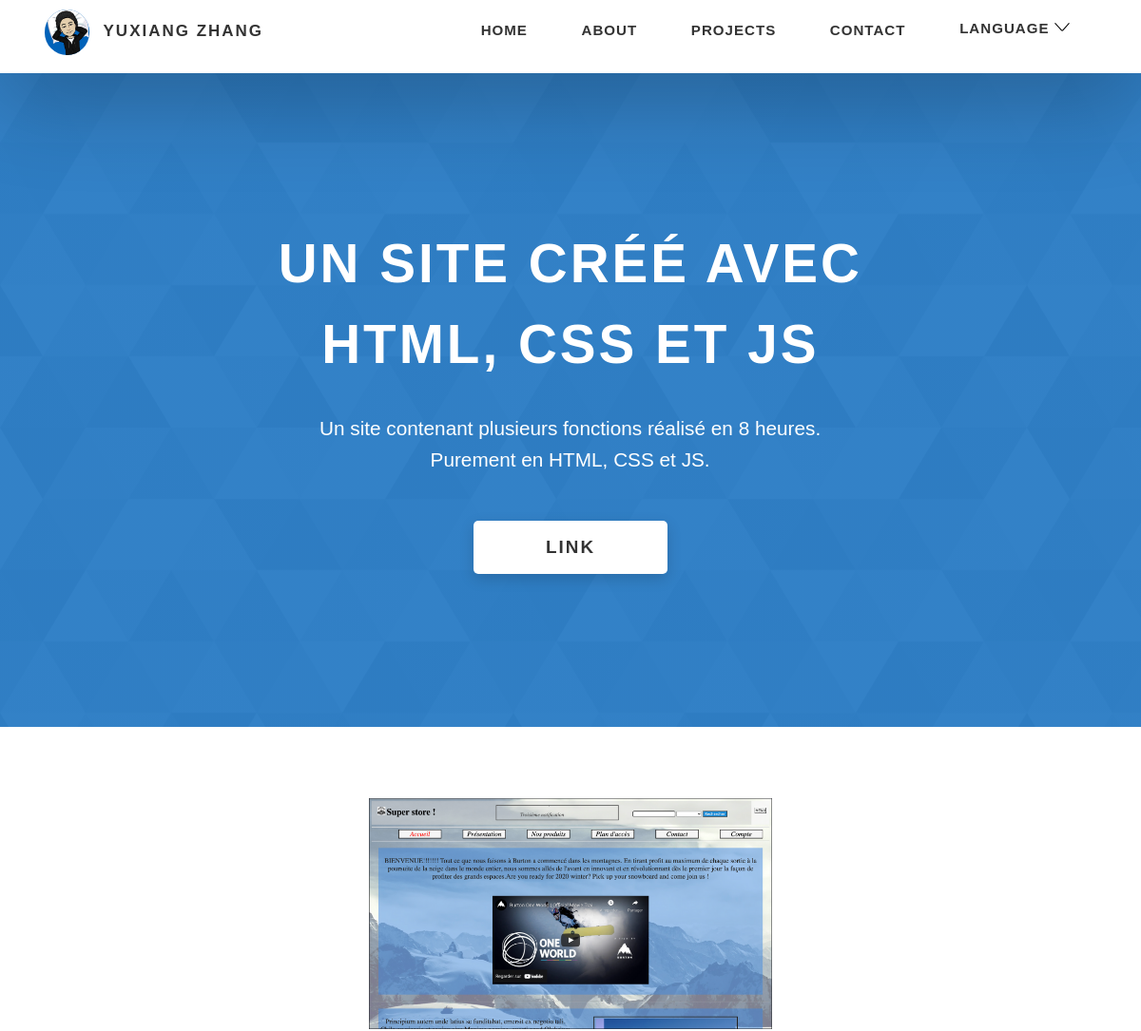
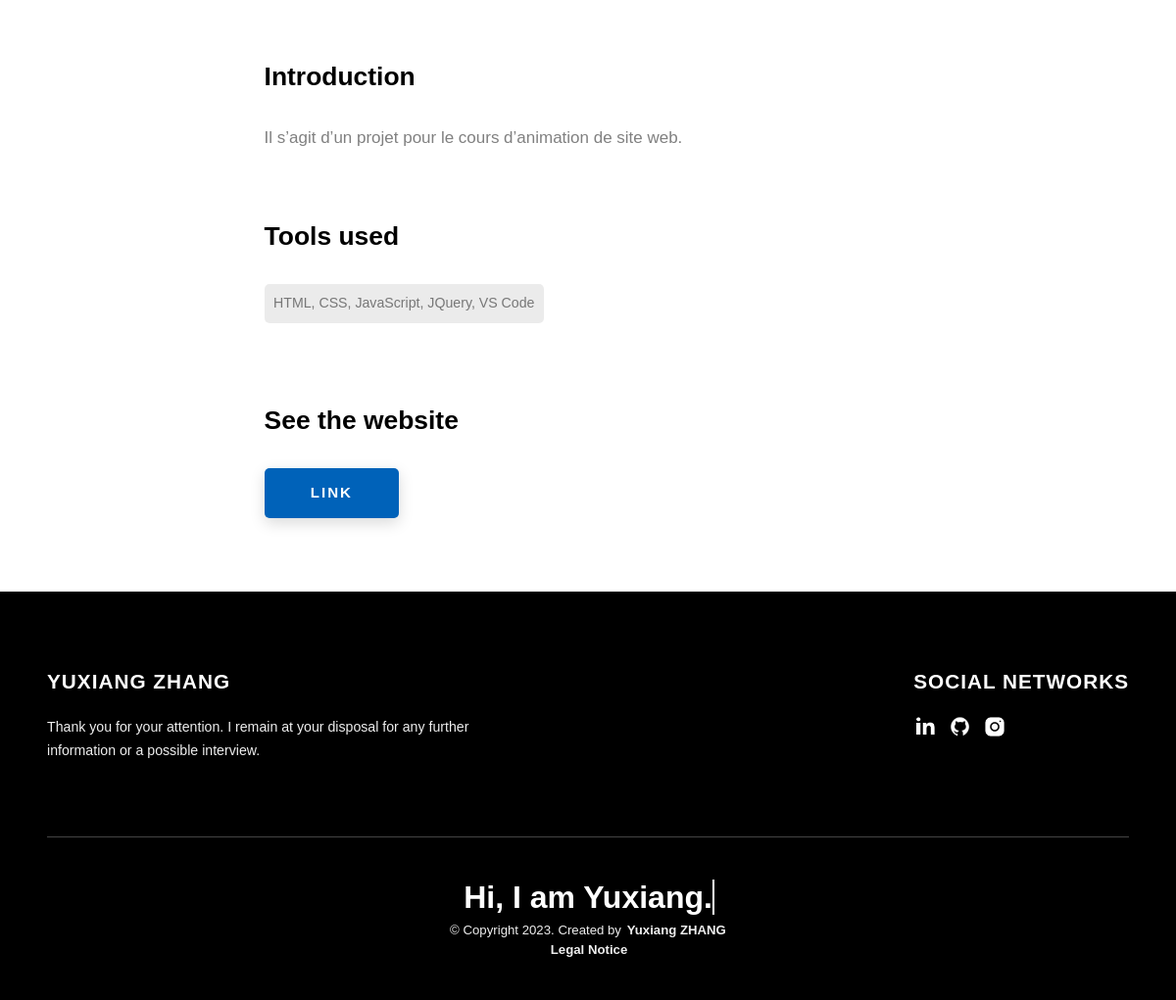
The page /?page=project-detail&projectInitial=snow&lang=en on the database its author committed (2 pictures, top to bottom).
### tables this page shows
CREATE TABLE `project` (
  `id` int(255) NOT NULL,
  `initial` varchar(100) NOT NULL,
  `titre` varchar(255) NOT NULL,
  `sousTitre` varchar(255) NOT NULL,
  `shortDesc` text NOT NULL,
  `lien` varchar(255) NOT NULL,
  `description` text NOT NULL,
  `tool` text NOT NULL,
  `img` varchar(255) NOT NULL
);

### project-detail.php (the view, shortened to what this page needs)
<?php
$projectInitial = $_GET['projectInitial'];
$conn = new mysqli($servername, $username, $password, $dbname);
$conn->set_charset('utf8');
$sql = "SELECT titre, sousTitre, img, shortDesc, description, lien, tool FROM project WHERE initial = '{$projectInitial}'";
$result = $conn->query($sql);
if ($result->num_rows > 0) {
    $titre='';
    $img='';
    $shortDesc='';
    $description='';
    $lien='';
    $tool='';
    while($row2=$result->fetch_array(MYSQLI_ASSOC)){
        $titre=$row2['titre'];
        $img=$row2['img'];
        $shortDesc=$row2['shortDesc'];
        $description=$row2['description'];
        $lien=$row2['lien'];
        $tool=$row2['tool'];
    }
} else {
    echo "0 results";
}
echo '
    <section class="project-cs-hero">
    <div class="project-cs-hero__content">
        <h1 class="heading-primary" data-aos="zoom-in" data-aos-duration="1000">'.$titre.'</h1>
        <div class="project-cs-hero__info" data-aos="zoom-in" data-aos-duration="1000">
            <p class="text-primary">
                '.$shortDesc.'
            </p>
        </div>
        <div class="project-cs-hero__cta">
            <a href="'.$lien.'" class="btn btn--bg" target="_blank">'.PAGE_PROJECT_1_BTN.'</a>
        </div>
    </div>
</section>
<section class="project-details">
    <div class="main-container">
        <div class="project-details__content">
            <div class="project-details__showcase-img-cont" data-aos="fade-up" data-aos-offset="100">
                <img
                    src="./'.$img.'"
                    alt="Project Image"
                    class="project-details__showcase-img"
                />
            </div>
            <div class="project-details__content-main">
                <div class="project-details__desc" data-aos="fade-up" data-aos-offset="100">
                    <h3 class="project-details__content-title">'.PAGE_PROJECT_PRESENTATION_TITRE.'</h3>
                    <p class="project-details__desc-para" data-aos="fade-up" data-aos-offset="100">
                        '.$description.'
                    </p>
                </div>
                <div class="project-details__tools-used" data-aos="fade-up" data-aos-offset="100">
                    <h3 class="project-details__content-title">'.PAGE_PROJECT_TOOL.'</h3>
                    <div class="skills">
                        <div class="skills__skill">'.$tool.'</div>
                    </div>
                </div>
                <div class="project-details__links">
                    <h3 class="project-details__content-title">'.PAGE_PROJECT_1_VIEW.'</h3>
                    <a
                        href="'.$lien.'"
                        class="btn btn--med btn--theme project-details__links-btn"
                        target="_blank"
                    >'.PAGE_PROJECT_1_BTN.'</a
                    >
                </div>
            </div>
        </div>
    </div>
</section>
'
?>

### css/style.css (style rules this page uses)
*, *::after, *::before { margin: 0; padding: 0; box-sizing: inherit; font-family: inherit; }
html { font-size: 62.5%; scroll-behavior: smooth; }
@media only screen and (max-width: 75em) { html { font-size: 59%; } }
body { box-sizing: border-box; position: relative; line-height: 1.5; font-family: sans-serif; overflow-x: hidden; overflow-y: scroll; font-family: 'Source Sans Pro', sans-serif; }
a { text-decoration: none; color: inherit; }
.heading-primary { font-size: 6rem; text-transform: uppercase; letter-spacing: 3px; text-align: center; }
.main-container { max-width: 120rem; margin: auto; width: 92%; }
.btn { background: #fff; color: #333; text-transform: uppercase; letter-spacing: 2px; display: inline-block; font-weight: 700; border-radius: 5px; box-shadow: 0 5px 15px 0 rgba(0, 0, 0, 0.15); transition: transform .3s; }
.btn--bg { padding: 1.5rem 8rem; font-size: 2rem; }
.btn--med { padding: 1.5rem 5rem; font-size: 1.6rem; margin-top: 1rem; }
.btn--theme { background: #0062b9; color: #fff; }
.text-primary { color: #fff; font-size: 2.2rem; text-align: center; width: 100%; line-height: 1.6; }
.project-cs-hero { color: #fff; background: linear-gradient(to right, rgba(0, 98, 185, 0.8), rgba(0, 98, 185, 0.8)), url(../../assets/svg/common-bg.svg); background: -moz-linear-gradient(left, rgba(0, 98, 185, 0.8), rgba(0, 98, 185, 0.8)), url(../../assets/svg/common-bg.svg); background: -webkit-linear-gradient(left, rgba(0, 98, 185, 0.8), rgba(0, 98, 185, 0.8)), url(../../assets/svg/common-bg.svg); background-size: cover; background-position: center; position: relative; }
.project-cs-hero__content { padding: 25rem 0 17rem 0; max-width: 90rem; width: 92%; margin: auto; }
.project-cs-hero__info { margin: 3rem auto 0 auto; max-width: 80rem; }
.project-cs-hero__cta { margin-top: 5rem; text-align: center; }
.project-details__content { padding: 8rem 0; max-width: 90rem; margin: auto; }
.project-details__content-title { font-weight: 700; font-size: 2.8rem; margin-bottom: 3rem; }
.project-details__showcase-img-cont { width: 100%; margin-bottom: 6rem; text-align: center; }
.project-details__showcase-img { width: 50%; }
.project-details__content-main { width: 100%; max-width: 70rem; margin: auto; }
.project-details__desc { margin: 0 0 7rem 0; }
.project-details__desc-para { font-size: 1.8rem; line-height: 1.7; color: grey; margin-bottom: 2rem; }
.project-details__tools-used { margin: 0 0 7rem 0; }
.project-details__links { margin: 0 0; }
.project-details__links-btn { margin-right: 2rem; }
.project-details__links-btn:last-child { margin: 0; }
.skills { display: flex; flex-wrap: wrap; }
.skills__skill { text-align: center; padding: 1rem 1rem; margin-bottom: 1.5rem; margin-right: 1.5rem; font-size: 1.5rem; background: rgba(153, 153, 153, 0.2); border-radius: 5px; color: #777; }

### rows shown on the page
project: titre "UN SITE CRÉÉ AVEC HTML, CSS ET JS", shortDesc "Un site contenant plusieurs fonctions réalisé en 8 heures. Purement en HTML, CSS et JS.", img (picture), description "Il s’agit d’un projet pour le cours d’animation de site web.", tool "HTML, CSS, JavaScript, JQuery, VS Code"

### other values the page prints
NAME "YUXIANG ZHANG"
MENU_HOME "HOME"
MENU_ABOUT "ABOUT"
MENU_PROJECT "PROJECTS"
MENU_CONTACT "CONTACT"
MENU_LANGUE "LANGUAGE"
PAGE_PROJECT_1_BTN "LINK"
PAGE_PROJECT_PRESENTATION_TITRE "Introduction"
PAGE_PROJECT_TOOL "Tools used"
PAGE_PROJECT_1_VIEW "See the website"
FOOTER_SOCIAL "SOCIAL NETWORKS"
FOOTER_TEXT "Thank you for your attention. I remain at your disposal for any further information or a possible interview."
FOOTER_COPYRIGHT "Created by"
NAME "Yuxiang ZHANG"
mention "Legal Notice"
